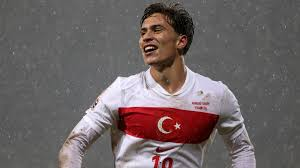
#> input picture OpenCV Uygulamalar/kenan.jpeg, 300 x 168 px, found by its file name
$ python KenarTespit.py
#> lines starting #> are read from the running program, lines starting #| are printed output that depends on the picture
import cv2

img = cv2.imread(r"C:\Users\MUSA\Desktop\OpenCV Uygulamalar\kenan.jpeg", cv2.IMREAD_GRAYSCALE)
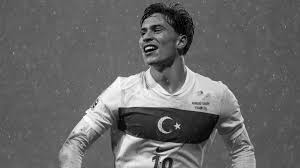
#> img: shape (168, 300); min 0, max 255, mean 103.4
edges = cv2.Canny(img, 50, 150)
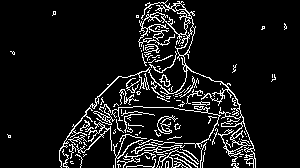
#> edges: shape (168, 300); 9.2% white in thin lines or dots
cv2.imshow("Kenar Tespit", edges)
cv2.waitKey(0)
cv2.destroyAllWindows()

$ run again, with OpenCV Uygulamalar/MilliTakim.jpg copied over OpenCV Uygulamalar/kenan.jpeg
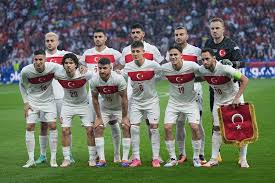
#> input picture OpenCV Uygulamalar/MilliTakim.jpg, 275 x 183 px, found by its file name
#> `img = cv2.imread(r"C:\Users\MUSA\Desktop\OpenCV Uygulamalar\kenan.jpeg..`:
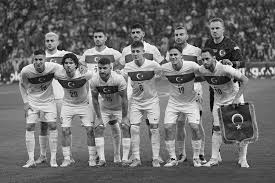
#> img: shape (183, 275); min 0, max 255, mean 109.7
#> `edges = cv2.Canny(img, 50, 150)`:
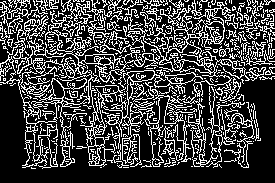
#> edges: shape (183, 275); 26.5% white in thin lines or dots
